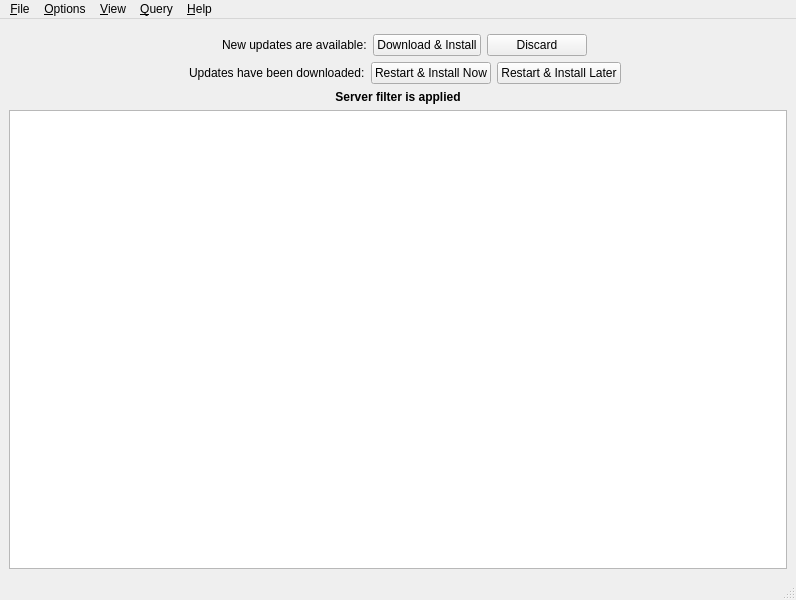
<?xml version="1.0" encoding="UTF-8"?>
<ui version="4.0">
 <class>MainWindowWnd</class>
 <widget class="QMainWindow" name="MainWindowWnd">
  <property name="geometry">
   <rect>
    <x>0</x>
    <y>0</y>
    <width>796</width>
    <height>600</height>
   </rect>
  </property>
  <property name="windowTitle">
   <string>Doomseeker</string>
  </property>
  <property name="toolButtonStyle">
   <enum>Qt::ToolButtonIconOnly</enum>
  </property>
  <widget class="QWidget" name="centralwidget">
   <layout class="QVBoxLayout" name="verticalLayout">
    <item>
     <widget class="ImportantMessagesWidget" name="importantMessagesWidget" native="true">
      <property name="sizePolicy">
       <sizepolicy hsizetype="Preferred" vsizetype="Maximum">
        <horstretch>0</horstretch>
        <verstretch>0</verstretch>
       </sizepolicy>
      </property>
      <property name="font">
       <font>
        <family>Monospace</family>
        <pointsize>8</pointsize>
       </font>
      </property>
     </widget>
    </item>
    <item>
     <widget class="QWidget" name="updatesConfirmationWidget" native="true">
      <layout class="QHBoxLayout" name="horizontalLayout">
       <property name="leftMargin">
        <number>0</number>
       </property>
       <property name="topMargin">
        <number>0</number>
       </property>
       <property name="rightMargin">
        <number>0</number>
       </property>
       <property name="bottomMargin">
        <number>0</number>
       </property>
       <item>
        <spacer name="horizontalSpacer">
         <property name="orientation">
          <enum>Qt::Horizontal</enum>
         </property>
         <property name="sizeHint" stdset="0">
          <size>
           <width>40</width>
           <height>20</height>
          </size>
         </property>
        </spacer>
       </item>
       <item>
        <widget class="QLabel" name="label_2">
         <property name="maximumSize">
          <size>
           <width>16</width>
           <height>16</height>
          </size>
         </property>
         <property name="text">
          <string/>
         </property>
         <property name="pixmap">
          <pixmap resource="../../../media/resources.qrc">:/icons/exclamation.png</pixmap>
         </property>
         <property name="scaledContents">
          <bool>true</bool>
         </property>
        </widget>
       </item>
       <item>
        <widget class="QLabel" name="label">
         <property name="text">
          <string>New updates are available:</string>
         </property>
        </widget>
       </item>
       <item>
        <widget class="QPushButton" name="btnUpdatesDownloadAndInstall">
         <property name="sizePolicy">
          <sizepolicy hsizetype="Maximum" vsizetype="Fixed">
           <horstretch>0</horstretch>
           <verstretch>0</verstretch>
          </sizepolicy>
         </property>
         <property name="minimumSize">
          <size>
           <width>100</width>
           <height>0</height>
          </size>
         </property>
         <property name="text">
          <string>Download &amp;&amp; Install</string>
         </property>
        </widget>
       </item>
       <item>
        <widget class="QPushButton" name="btnUpdatesDiscard">
         <property name="sizePolicy">
          <sizepolicy hsizetype="Maximum" vsizetype="Fixed">
           <horstretch>0</horstretch>
           <verstretch>0</verstretch>
          </sizepolicy>
         </property>
         <property name="minimumSize">
          <size>
           <width>100</width>
           <height>0</height>
          </size>
         </property>
         <property name="text">
          <string>Discard</string>
         </property>
        </widget>
       </item>
       <item>
        <spacer name="horizontalSpacer_2">
         <property name="orientation">
          <enum>Qt::Horizontal</enum>
         </property>
         <property name="sizeHint" stdset="0">
          <size>
           <width>40</width>
           <height>20</height>
          </size>
         </property>
        </spacer>
       </item>
      </layout>
     </widget>
    </item>
    <item>
     <widget class="QWidget" name="updatesDownloadedWidget" native="true">
      <layout class="QHBoxLayout" name="horizontalLayout_2">
       <property name="leftMargin">
        <number>0</number>
       </property>
       <property name="topMargin">
        <number>0</number>
       </property>
       <property name="rightMargin">
        <number>0</number>
       </property>
       <property name="bottomMargin">
        <number>0</number>
       </property>
       <item>
        <spacer name="horizontalSpacer_3">
         <property name="orientation">
          <enum>Qt::Horizontal</enum>
         </property>
         <property name="sizeHint" stdset="0">
          <size>
           <width>40</width>
           <height>20</height>
          </size>
         </property>
        </spacer>
       </item>
       <item>
        <widget class="QLabel" name="label_3">
         <property name="maximumSize">
          <size>
           <width>16</width>
           <height>16</height>
          </size>
         </property>
         <property name="text">
          <string/>
         </property>
         <property name="pixmap">
          <pixmap resource="../../../media/resources.qrc">:/icons/exclamation.png</pixmap>
         </property>
         <property name="scaledContents">
          <bool>true</bool>
         </property>
        </widget>
       </item>
       <item>
        <widget class="QLabel" name="label_4">
         <property name="text">
          <string>Updates have been downloaded:</string>
         </property>
        </widget>
       </item>
       <item>
        <widget class="QPushButton" name="btnUpdatesRestartAndInstallNow">
         <property name="sizePolicy">
          <sizepolicy hsizetype="Maximum" vsizetype="Fixed">
           <horstretch>0</horstretch>
           <verstretch>0</verstretch>
          </sizepolicy>
         </property>
         <property name="minimumSize">
          <size>
           <width>100</width>
           <height>0</height>
          </size>
         </property>
         <property name="text">
          <string>Restart &amp;&amp; Install Now</string>
         </property>
        </widget>
       </item>
       <item>
        <widget class="QPushButton" name="btnUpdatesRestartAndInstallLater">
         <property name="sizePolicy">
          <sizepolicy hsizetype="Maximum" vsizetype="Fixed">
           <horstretch>0</horstretch>
           <verstretch>0</verstretch>
          </sizepolicy>
         </property>
         <property name="minimumSize">
          <size>
           <width>100</width>
           <height>0</height>
          </size>
         </property>
         <property name="text">
          <string>Restart &amp;&amp; Install Later</string>
         </property>
        </widget>
       </item>
       <item>
        <spacer name="horizontalSpacer_4">
         <property name="orientation">
          <enum>Qt::Horizontal</enum>
         </property>
         <property name="sizeHint" stdset="0">
          <size>
           <width>40</width>
           <height>20</height>
          </size>
         </property>
        </spacer>
       </item>
      </layout>
     </widget>
    </item>
    <item>
     <widget class="QLabel" name="lblServerFilterApplied">
      <property name="font">
       <font>
        <weight>75</weight>
        <bold>true</bold>
       </font>
      </property>
      <property name="text">
       <string>Server filter is applied</string>
      </property>
      <property name="alignment">
       <set>Qt::AlignCenter</set>
      </property>
     </widget>
    </item>
    <item>
     <widget class="ServerListView" name="tableServers">
      <property name="editTriggers">
       <set>QAbstractItemView::NoEditTriggers</set>
      </property>
      <property name="selectionBehavior">
       <enum>QAbstractItemView::SelectRows</enum>
      </property>
      <property name="horizontalScrollMode">
       <enum>QAbstractItemView::ScrollPerPixel</enum>
      </property>
      <property name="wordWrap">
       <bool>false</bool>
      </property>
     </widget>
    </item>
   </layout>
  </widget>
  <widget class="QMenuBar" name="menubar">
   <property name="geometry">
    <rect>
     <x>0</x>
     <y>0</y>
     <width>796</width>
     <height>22</height>
    </rect>
   </property>
   <property name="locale">
    <locale language="English" country="UnitedStates"/>
   </property>
   <widget class="QMenu" name="menuOptions">
    <property name="locale">
     <locale language="English" country="UnitedStates"/>
    </property>
    <property name="title">
     <string>&amp;Options</string>
    </property>
    <addaction name="menuActionConfigure"/>
    <addaction name="menuActionIRCOptions"/>
   </widget>
   <widget class="QMenu" name="menuHelp">
    <property name="title">
     <string>&amp;Help</string>
    </property>
    <addaction name="menuActionHelp"/>
    <addaction name="menuActionCheckForUpdates"/>
    <addaction name="separator"/>
    <addaction name="menuActionAbout"/>
    <addaction name="menuActionAboutQt"/>
   </widget>
   <widget class="QMenu" name="menuFile">
    <property name="title">
     <string>&amp;File</string>
    </property>
    <addaction name="menuActionCreateServer"/>
    <addaction name="menuActionPlayOffline"/>
    <addaction name="menuActionWadseeker"/>
    <addaction name="menuActionUpdateIP2C"/>
    <addaction name="separator"/>
    <addaction name="menuActionManageDemos"/>
    <addaction name="menuActionRecordDemo"/>
    <addaction name="separator"/>
    <addaction name="menuActionQuit"/>
   </widget>
   <widget class="QMenu" name="menuView">
    <property name="title">
     <string>&amp;View</string>
    </property>
   </widget>
   <widget class="QMenu" name="menuQuery">
    <property name="title">
     <string>&amp;Query</string>
    </property>
   </widget>
   <addaction name="menuFile"/>
   <addaction name="menuOptions"/>
   <addaction name="menuView"/>
   <addaction name="menuQuery"/>
   <addaction name="menuHelp"/>
  </widget>
  <widget class="QStatusBar" name="statusbar"/>
  <action name="menuActionConfigure">
   <property name="icon">
    <iconset resource="../../../media/resources.qrc">
     <normaloff>:/icons/preferences-system-4.png</normaloff>:/icons/preferences-system-4.png</iconset>
   </property>
   <property name="text">
    <string>&amp;Configure</string>
   </property>
   <property name="shortcut">
    <string>F5</string>
   </property>
   <property name="menuRole">
    <enum>QAction::PreferencesRole</enum>
   </property>
  </action>
  <action name="menuActionAbout">
   <property name="text">
    <string>&amp;About</string>
   </property>
   <property name="menuRole">
    <enum>QAction::AboutRole</enum>
   </property>
  </action>
  <action name="menuActionQuit">
   <property name="text">
    <string>&amp;Quit</string>
   </property>
   <property name="shortcut">
    <string>Ctrl+Q</string>
   </property>
   <property name="menuRole">
    <enum>QAction::QuitRole</enum>
   </property>
  </action>
  <action name="menuActionServerInfo">
   <property name="checkable">
    <bool>true</bool>
   </property>
   <property name="text">
    <string>Server Info</string>
   </property>
   <property name="shortcut">
    <string>I</string>
   </property>
  </action>
  <action name="menuActionWadseeker">
   <property name="icon">
    <iconset resource="../../../media/resources.qrc">
     <normaloff>:/icons/download.png</normaloff>:/icons/download.png</iconset>
   </property>
   <property name="text">
    <string>&amp;Wadseeker</string>
   </property>
   <property name="shortcut">
    <string>Ctrl+Alt+W</string>
   </property>
  </action>
  <action name="menuActionBuddies">
   <property name="checkable">
    <bool>true</bool>
   </property>
   <property name="text">
    <string>&amp;Buddies</string>
   </property>
   <property name="shortcut">
    <string>Ctrl+B</string>
   </property>
  </action>
  <action name="menuActionCreateServer">
   <property name="icon">
    <iconset resource="../../../media/resources.qrc">
     <normaloff>:/flags/localhost-small</normaloff>:/flags/localhost-small</iconset>
   </property>
   <property name="text">
    <string>&amp;Create Server</string>
   </property>
   <property name="shortcut">
    <string>Ctrl+S</string>
   </property>
  </action>
  <action name="menuActionLog">
   <property name="checkable">
    <bool>true</bool>
   </property>
   <property name="text">
    <string>&amp;Log</string>
   </property>
   <property name="shortcut">
    <string>Ctrl+L</string>
   </property>
  </action>
  <action name="menuActionHelp">
   <property name="text">
    <string>&amp;Help (Online)</string>
   </property>
   <property name="shortcut">
    <string>F1</string>
   </property>
  </action>
  <action name="menuActionUpdateIP2C">
   <property name="icon">
    <iconset resource="../../../media/resources.qrc">
     <normaloff>:/icons/emblem-web.png</normaloff>:/icons/emblem-web.png</iconset>
   </property>
   <property name="text">
    <string>&amp;Update IP2C</string>
   </property>
  </action>
  <action name="menuActionViewIRC">
   <property name="checkable">
    <bool>true</bool>
   </property>
   <property name="text">
    <string>&amp;IRC</string>
   </property>
   <property name="shortcut">
    <string>Ctrl+I</string>
   </property>
  </action>
  <action name="menuActionIRCOptions">
   <property name="text">
    <string>&amp;IRC Options</string>
   </property>
   <property name="shortcut">
    <string>F6</string>
   </property>
  </action>
  <action name="menuActionAboutQt">
   <property name="text">
    <string>About &amp;Qt</string>
   </property>
   <property name="menuRole">
    <enum>QAction::AboutQtRole</enum>
   </property>
  </action>
  <action name="menuActionRecordDemo">
   <property name="checkable">
    <bool>true</bool>
   </property>
   <property name="icon">
    <iconset resource="../../../media/resources.qrc">
     <normaloff>:/icons/media-record.png</normaloff>:/icons/media-record.png</iconset>
   </property>
   <property name="text">
    <string>&amp;Record Demo</string>
   </property>
  </action>
  <action name="menuActionManageDemos">
   <property name="icon">
    <iconset resource="../../../media/resources.qrc">
     <normaloff>:/icons/media-playback-start.png</normaloff>:/icons/media-playback-start.png</iconset>
   </property>
   <property name="text">
    <string>&amp;Demo Manager</string>
   </property>
  </action>
  <action name="menuActionCheckForUpdates">
   <property name="icon">
    <iconset resource="../../../media/resources.qrc">
     <normaloff>:/icons/doomseeker_plus.png</normaloff>:/icons/doomseeker_plus.png</iconset>
   </property>
   <property name="text">
    <string>&amp;Check for Updates</string>
   </property>
  </action>
  <action name="menuActionPlayOffline">
   <property name="icon">
    <iconset resource="../../../media/resources.qrc">
     <normaloff>:/icons/person.png</normaloff>:/icons/person.png</iconset>
   </property>
   <property name="text">
    <string>Play offline</string>
   </property>
   <property name="shortcut">
    <string>Ctrl+P</string>
   </property>
  </action>
 </widget>
 <customwidgets>
  <customwidget>
   <class>ServerListView</class>
   <extends>QTableView</extends>
   <header>gui/widgets/serverlistview.h</header>
  </customwidget>
  <customwidget>
   <class>ImportantMessagesWidget</class>
   <extends>QWidget</extends>
   <header>gui/widgets/importantmessageswidget.h</header>
   <container>1</container>
  </customwidget>
 </customwidgets>
 <resources>
  <include location="../../../media/resources.qrc"/>
 </resources>
 <connections>
  <connection>
   <sender>menuActionCheckForUpdates</sender>
   <signal>triggered()</signal>
   <receiver>MainWindowWnd</receiver>
   <slot>checkForUpdatesUserTriggered()</slot>
   <hints>
    <hint type="sourcelabel">
     <x>-1</x>
     <y>-1</y>
    </hint>
    <hint type="destinationlabel">
     <x>397</x>
     <y>299</y>
    </hint>
   </hints>
  </connection>
  <connection>
   <sender>btnUpdatesRestartAndInstallLater</sender>
   <signal>clicked()</signal>
   <receiver>updatesDownloadedWidget</receiver>
   <slot>hide()</slot>
   <hints>
    <hint type="sourcelabel">
     <x>539</x>
     <y>85</y>
    </hint>
    <hint type="destinationlabel">
     <x>622</x>
     <y>89</y>
    </hint>
   </hints>
  </connection>
  <connection>
   <sender>btnUpdatesRestartAndInstallNow</sender>
   <signal>clicked()</signal>
   <receiver>MainWindowWnd</receiver>
   <slot>restartAndInstallUpdatesNow()</slot>
   <hints>
    <hint type="sourcelabel">
     <x>439</x>
     <y>88</y>
    </hint>
    <hint type="destinationlabel">
     <x>792</x>
     <y>105</y>
    </hint>
   </hints>
  </connection>
  <connection>
   <sender>btnUpdatesDiscard</sender>
   <signal>clicked()</signal>
   <receiver>MainWindowWnd</receiver>
   <slot>discardUpdates()</slot>
   <hints>
    <hint type="sourcelabel">
     <x>537</x>
     <y>57</y>
    </hint>
    <hint type="destinationlabel">
     <x>397</x>
     <y>299</y>
    </hint>
   </hints>
  </connection>
  <connection>
   <sender>btnUpdatesDownloadAndInstall</sender>
   <signal>clicked()</signal>
   <receiver>MainWindowWnd</receiver>
   <slot>confirmUpdateInstallation()</slot>
   <hints>
    <hint type="sourcelabel">
     <x>431</x>
     <y>57</y>
    </hint>
    <hint type="destinationlabel">
     <x>397</x>
     <y>299</y>
    </hint>
   </hints>
  </connection>
 </connections>
 <slots>
  <slot>checkForUpdatesUserTriggered()</slot>
  <slot>confirmUpdateInstallation()</slot>
  <slot>discardUpdates()</slot>
  <slot>restartAndInstallUpdatesNow()</slot>
 </slots>
</ui>
